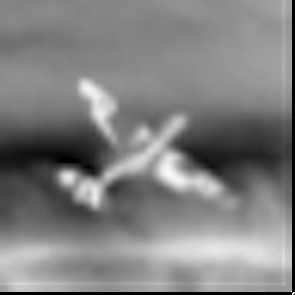
#> input picture optical_flow/cv_optical_flow/1.png, 295 x 295 px
$ python -i opencv_demo_extract_bg.py   (imports and definitions only)   (older library calls are emulated)
#> lines starting #> are read from the running program, lines starting #| are printed output that depends on the picture
#> further down, picture is the input picture: shape (295, 295, 3); mean B, G, R 128.1, 128.1, 128.1
# -*- coding: utf-8 -*-
"""
Created on Thu Feb 18 20:07:52 2016

@author: yx
"""

#Demo: extract from the background

import numpy as np
import cv2
from numba.decorators import autojit


sigma = 2
size = 11

# [33 lines left out: functions video_flow_FB, get_edge, not called in this run]

def get_edge_sobel(img):
    x = cv2.Sobel(img,cv2.CV_16S,1,0)
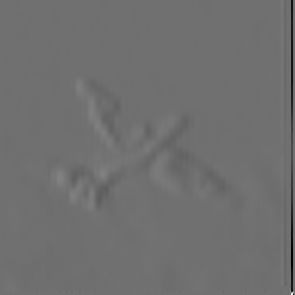
#> x: shape (295, 295, 3) int16; mean B, G, R -3, -3, -3; drawn with min black and max white
    y = cv2.Sobel(img,cv2.CV_16S,0,1)
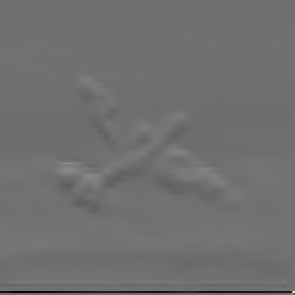
#> y: shape (295, 295, 3) int16; mean B, G, R -3.7, -3.7, -3.7; drawn with min black and max white

    absX = cv2.convertScaleAbs(x)
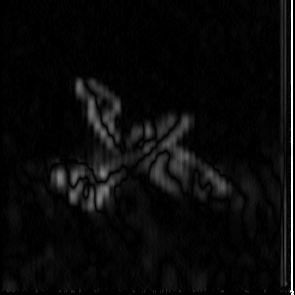
#> absX: shape (295, 295, 3); mean B, G, R 10.3, 10.3, 10.3
    absY = cv2.convertScaleAbs(y)
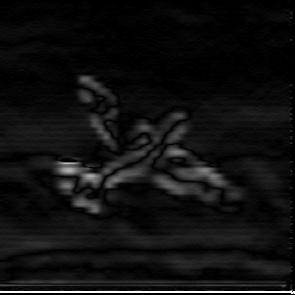
#> absY: shape (295, 295, 3); mean B, G, R 16.3, 16.3, 16.3

    dst = cv2.addWeighted(absX,0.5,absY,0.5,0)
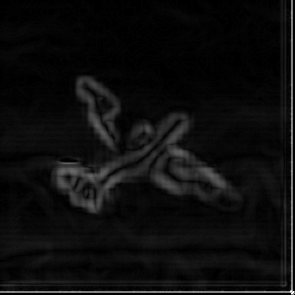
#> dst: shape (295, 295, 3); mean B, G, R 13.3, 13.3, 13.3
    return dst


# [11 lines left out: function get_background, not called in this run]

# [1 line not run here, left out]

>>> import cv2
>>> picture = cv2.imread('../1.png')
>>> result = get_edge_sobel(picture)

$ run again, on optical_flow/cv_optical_flow/ffa.png
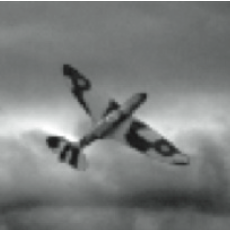
#> input picture optical_flow/cv_optical_flow/ffa.png, 230 x 230 px
#> picture is the input picture: shape (230, 230, 3); mean B, G, R 125.1, 125.9, 123.2
#> in get_edge_sobel, `y = cv2.Sobel(img,cv2.CV_16S,0,1)`:
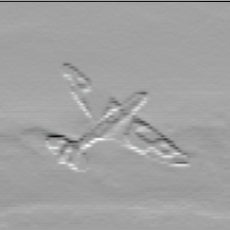
#> y: shape (230, 230, 3) int16; mean B, G, R -3, -3, -3; drawn with min black and max white
#> in get_edge_sobel, `dst = cv2.addWeighted(absX,0.5,absY,0.5,0)`:
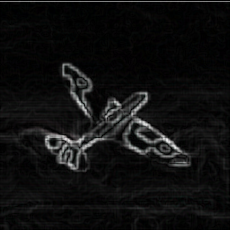
#> dst: shape (230, 230, 3); mean B, G, R 16, 16, 15.8
